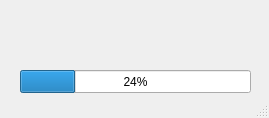
<?xml version="1.0" encoding="UTF-8"?>
<ui version="4.0">
 <class>ProgressDialog</class>
 <widget class="QDialog" name="ProgressDialog">
  <property name="windowModality">
   <enum>Qt::WindowModal</enum>
  </property>
  <property name="geometry">
   <rect>
    <x>0</x>
    <y>0</y>
    <width>269</width>
    <height>118</height>
   </rect>
  </property>
  <property name="windowTitle">
   <string>DB Downloading...</string>
  </property>
  <property name="sizeGripEnabled">
   <bool>true</bool>
  </property>
  <property name="modal">
   <bool>true</bool>
  </property>
  <widget class="QLabel" name="labelText">
   <property name="geometry">
    <rect>
     <x>20</x>
     <y>20</y>
     <width>231</width>
     <height>20</height>
    </rect>
   </property>
   <property name="text">
    <string/>
   </property>
   <property name="alignment">
    <set>Qt::AlignCenter</set>
   </property>
  </widget>
  <widget class="QProgressBar" name="progressBar">
   <property name="geometry">
    <rect>
     <x>20</x>
     <y>70</y>
     <width>231</width>
     <height>23</height>
    </rect>
   </property>
   <property name="value">
    <number>24</number>
   </property>
  </widget>
 </widget>
 <resources/>
 <connections/>
</ui>
